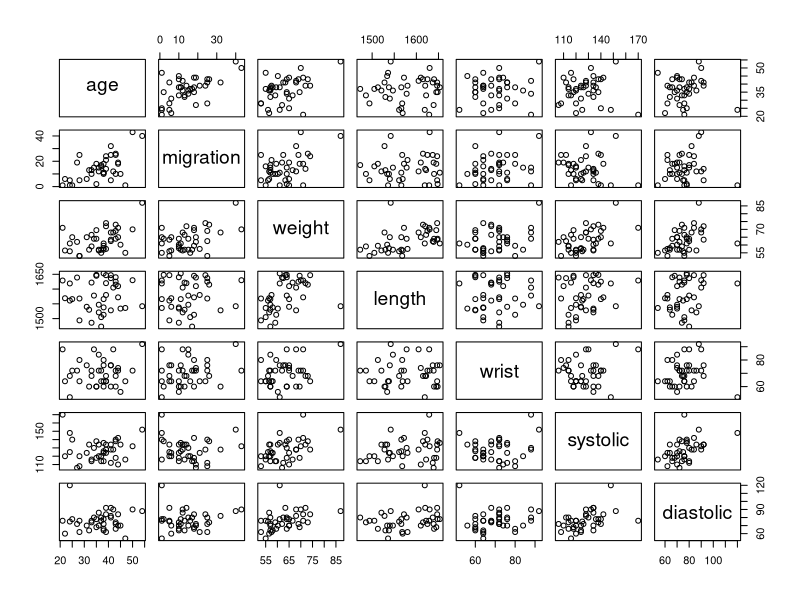
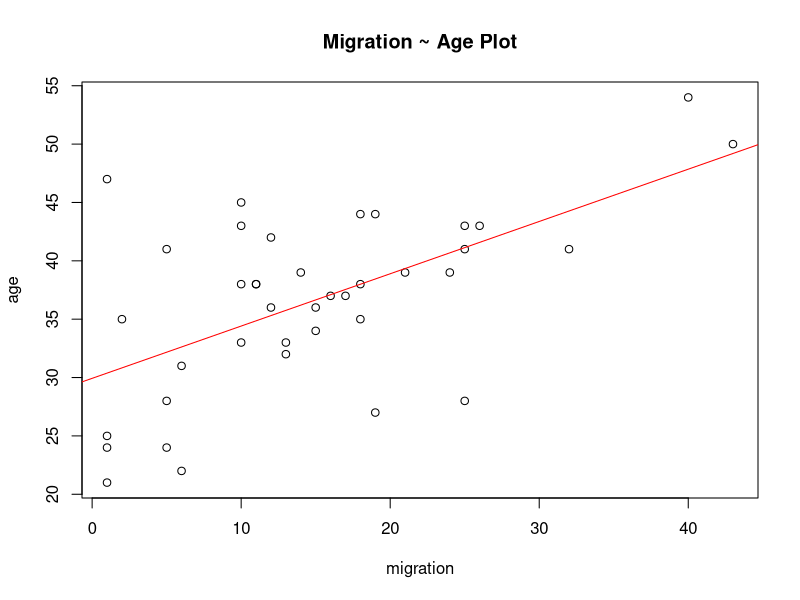
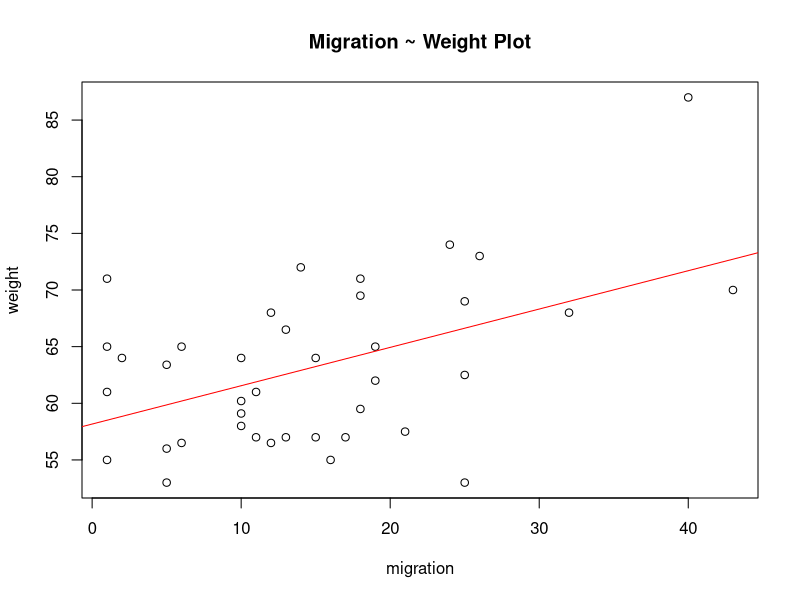
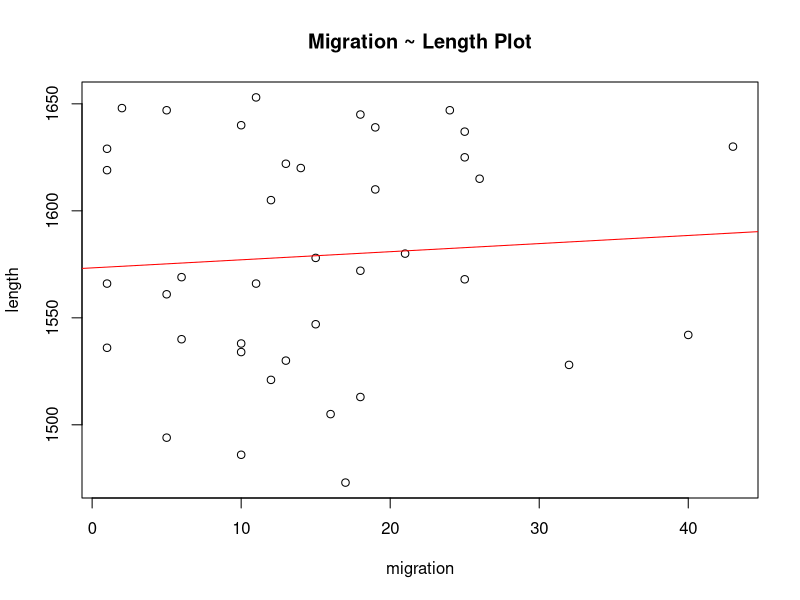
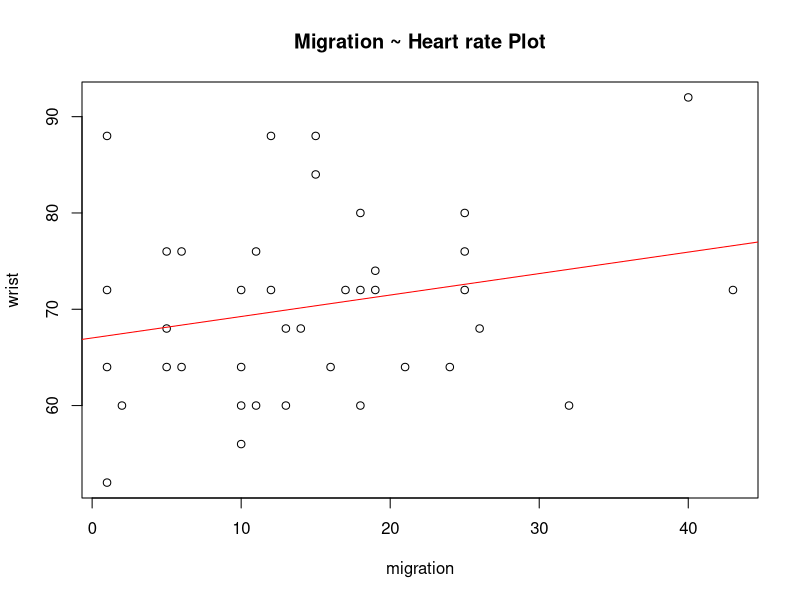
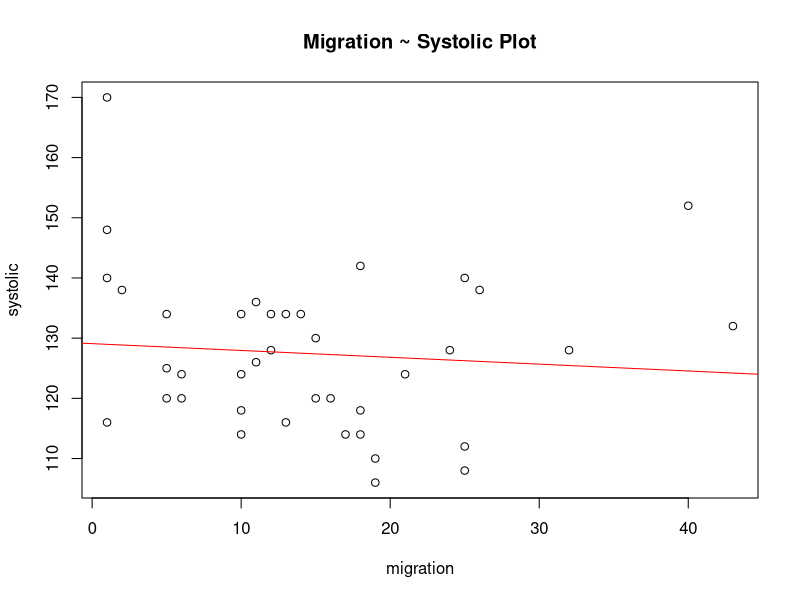
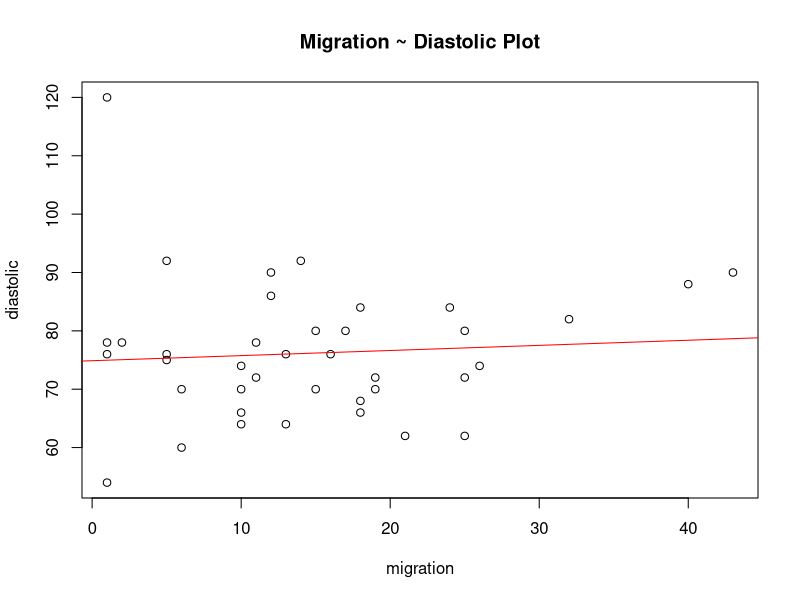
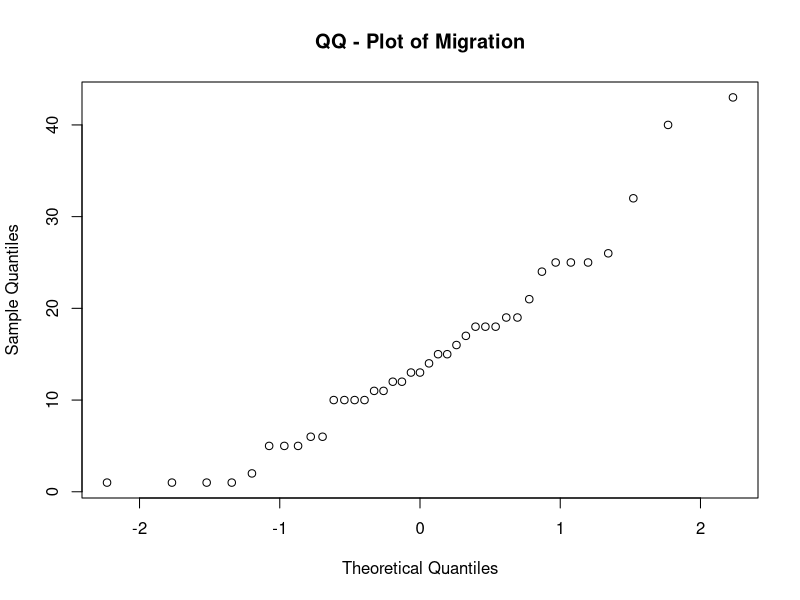

Source code (R) for these figures, in order:
# Exercise 4

# Lecture 3 - Slide No: 11 (explanation about normality)

# Exercise 5

peruvians = read.table("peruvians.txt", header = TRUE);
peruvians
peruvians = peruvians[, - c(5, 6, 7)] # Deleting redundant columns since we don't need to use them for this exercise
peruvians

# Task 1

attach(peruvians)
pairs(peruvians)

#Plots of each pair for better understanding

plot(migration, age, main = "Migration ~ Age Plot")
abline(lm(age~migration), col="red")

plot(migration, weight, main = "Migration ~ Weight Plot")
abline(lm(weight~migration), col="red")

plot(migration, length, main = "Migration ~ Length Plot")
abline(lm(length~migration), col="red")

plot(migration, wrist, main = "Migration ~ Heart rate Plot")
abline(lm(wrist~migration), col="red")

plot(migration, systolic, main = "Migration ~ Systolic Plot")
abline(lm(systolic~migration), col="red")

plot(migration, diastolic, main = "Migration ~ Diastolic Plot")
abline(lm(diastolic~migration), col="red")

# Task 2

cor.test(migration, age) # Co-related if normal
cor.test(migration, weight) # Co-related if normal
cor.test(migration, length) # Not Co-related
cor.test(migration, wrist) # Not Co-related
cor.test(migration, systolic) # Not Co-related
cor.test(migration, diastolic) # Not Co-related

# Correlation Checking for Migration~Age

qqnorm(migration, main = "QQ - Plot of Migration")
qqnorm(age, main = "QQ - Plot of Age")

shapiro.test(migration) # Not Normal
shapiro.test(age) # Normal

# So, use the rank correlation test of Spearman.

cor.test(migration, age, method = "spearman") # There is significant rank correlation

# Correlation Checking for Migration~Weight

qqnorm(migration, main = "QQ - Plot of Migration")
qqnorm(weight, main = "QQ - Plot of Weight")

shapiro.test(migration) # Not Normal
shapiro.test(weight) # Not Normal

# So, use the rank correlation test of Spearman.

cor.test(migration, weight, method = "spearman") # There is no rank correlation!! ?? IDK how to explain

# Exercise 6

# Task 1

run = read.table("run.txt", header = TRUE)
run[,1:2]
attach(run)

# graph for before data 
hist(before)
qqnorm(before)
qqline(before) # Not Normal #

# graph for after data 
hist(after)
qqnorm(after)
qqline(after) # Normal #

# Before ~ After grah plotting 

plot(before, after, main = "Before Vs After")
abline(lm(after~before), col="red")
boxplot(before, after, names = c("before", "after"))

# Graph for the differences before-after

hist(before-after)
qqnorm(before-after)
qqline(before-after) # Normal #
boxplot(before-after, names = "before - after")

# Check for normality

shapiro.test(before-after) # proves our asumption that the difference is normal

# Task 2

lemo = run[which(drink == "lemo"),]
lemo

energy = run[which(drink == "energy"),]
energy

# Test for "Lemo"

# Paired t-test assumes the differences are form normal distribution (Lec 3 - p 25)

t.test(lemo$before, lemo$after, paired = TRUE) # We can not reject H0 i.e. the mean of the differences is 0

# t-test assumes the data are form normal distribution (Lec 3 - p 6)

t.test(lemo$before - lemo$after)


# both paired t-test and one-sample t-test has the same p value. That is they are equivalent.

# Test for "energy"

t.test(energy$before, energy$after, paired = TRUE) # We can not reject H0 i.e. the mean of the differences is 0
t.test(energy$before - energy$after)

# both paired t-test and one-sample t-test has the same p value. That is they are equivalent.

# Task 3

time_difference = run$before - run$after
time_difference

lemo_time_difference = lemo$before - lemo$after
lemo_time_difference

energy_time_difference = energy$before - energy$after
energy_time_difference

t.test(lemo_time_difference, energy_time_difference) # Paired or Not Paired!!!

t.test(lemo_time_difference)
t.test(energy_time_difference)

# We can not reject H0 i.e. the mean of the differences is 0. So, we can not say whether it is affected by the type of drink! Even if we do one sample t-test for both lemo and energy drink individually we could say that, we can't reject H0. So , we can't say that it is affected by drink type.
# Task 4

# Task 5

# Task 6

# OUr assumption for performing analysis in Exercise 3 was that the differences are taken from a random sample of normal distribution

qqnorm(lemo_time_difference)
qqline(lemo_time_difference)
shapiro.test(lemo_time_difference)
# p- value = 0.3725. Therefore, no reason to suspect that the assumption about differences are not taken from normal distribution

qqnorm(energy_time_difference)
qqline(energy_time_difference)
shapiro.test(energy_time_difference)
# p- value = 0.2788. Therefore,the differences are taken from normal distribution.

# How would you transform this vector into 24 residuals to investigate this assumption in QQ-plots? Make this QQ-plot(s).